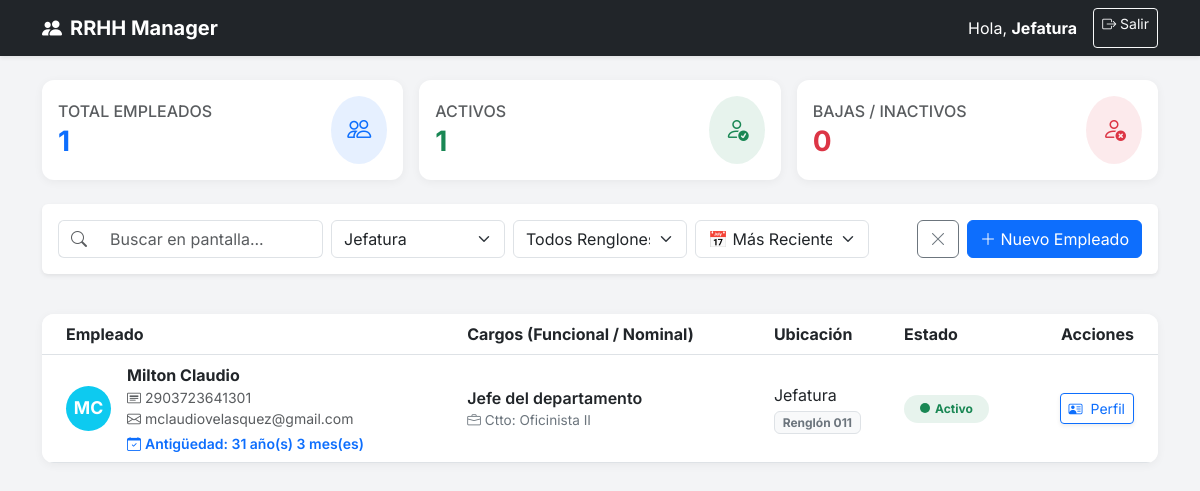
The app's page /index.php?f_area=2 (signed in) with its own data.
### tables this page shows
CREATE TABLE `empleados` (
  `id` int(11) NOT NULL,
  `dpi` varchar(15) NOT NULL,
  `nit` varchar(15) DEFAULT NULL,
  `nombres` varchar(100) NOT NULL,
  `apellidos` varchar(100) NOT NULL,
  `fecha_nacimiento` date NOT NULL,
  `genero` enum('M','F') NOT NULL,
  `tipo_sangre` varchar(5) DEFAULT NULL,
  `telefono` varchar(20) NOT NULL,
  `correo_electronico` varchar(100) DEFAULT NULL,
  `direccion` text NOT NULL,
  `departamento` varchar(100) DEFAULT NULL,
  `municipio` varchar(100) DEFAULT NULL,
  `contacto_emergencia_nombre` varchar(100) DEFAULT NULL,
  `contacto_emergencia_telefono` varchar(20) DEFAULT NULL,
  `contacto_emergencia_nombre2` varchar(100) DEFAULT NULL,
  `contacto_emergencia_telefono2` varchar(100) DEFAULT NULL,
  `fecha_inicio_labores` date NOT NULL,
  `fecha_ultimo_ascenso` date DEFAULT NULL,
  `id_renglon` int(11) NOT NULL,
  `id_area` int(11) NOT NULL,
  `id_puesto_nominal` int(11) NOT NULL,
  `id_puesto_funcional` int(11) NOT NULL,
  `foto_perfil` varchar(255) DEFAULT NULL,
  `estado` enum('Activo','Suspendido','Vacaciones','Baja') DEFAULT 'Activo',
  `creado_por` varchar(50) DEFAULT NULL,
  `created_at` timestamp NOT NULL DEFAULT current_timestamp(),
  `updated_at` timestamp NOT NULL DEFAULT current_timestamp() ON UPDATE current_timestamp()
);

CREATE TABLE `catalogo_cargos` (
  `id` int(11) NOT NULL,
  `nombre` varchar(100) NOT NULL
);

CREATE TABLE `catalogo_puestos_nominales` (
  `id` int(11) NOT NULL,
  `codigo` varchar(20) DEFAULT NULL,
  `nombre` varchar(100) NOT NULL
);

CREATE TABLE `catalogo_areas` (
  `id` int(11) NOT NULL,
  `nombre` varchar(100) NOT NULL,
  `descripcion` text DEFAULT NULL
);

CREATE TABLE `catalogo_renglones` (
  `id` int(11) NOT NULL,
  `codigo` varchar(10) NOT NULL,
  `descripcion` varchar(100) NOT NULL
);

### index.php (the view, shortened to what this page needs)
<?php
require_once 'config/db.php';
$empleados = [];
try {
    $areas = $pdo->query("SELECT * FROM catalogo_areas ORDER BY nombre ASC")->fetchAll();
} catch (PDOException $e) {
    die("Error cargando catálogos: " . $e->getMessage());
}
$filtro_area    = $_GET['f_area'] ?? '';
$filtro_renglon = $_GET['f_renglon'] ?? '';
$filtro_orden   = $_GET['f_orden'] ?? 'reciente';
$sql = "SELECT
            e.id, e.dpi, e.nombres, e.apellidos, e.telefono, e.estado, e.foto_perfil, e.correo_electronico,
            e.fecha_inicio_labores,
            a.nombre AS area,
            pn.nombre AS puesto_nominal,
            cf.nombre AS puesto_funcional,
            r.codigo AS renglon
        FROM empleados e
        INNER JOIN catalogo_areas a ON e.id_area = a.id
        INNER JOIN catalogo_puestos_nominales pn ON e.id_puesto_nominal = pn.id
        INNER JOIN catalogo_cargos cf ON e.id_puesto_funcional = cf.id
        INNER JOIN catalogo_renglones r ON e.id_renglon = r.id";
$params = [];
$condiciones = [];
if (!empty($filtro_area)) {
    $condiciones[] = "e.id_area = ?";
    $params[] = $filtro_area;
}
if (count($condiciones) > 0) {
    $sql .= " WHERE " . implode(" AND ", $condiciones);
}
switch ($filtro_orden) {
    default:
        $sql .= " ORDER BY e.created_at DESC";
        break;
}
try {
    $stmt = $pdo->prepare($sql);
    $stmt->execute($params);
    $empleados = $stmt->fetchAll(PDO::FETCH_ASSOC);
    $total_emp = count($empleados);
    $activos = count(array_filter($empleados, fn($e) => $e['estado'] === 'Activo'));
    $bajas = count(array_filter($empleados, fn($e) => $e['estado'] === 'Baja'));
} catch (PDOException $e) {
    echo "Error: " . $e->getMessage();
}
?>
<!DOCTYPE html>
<html lang="es">
<head>
    <link href="https://cdn.jsdelivr.net/npm/bootstrap@5.3.0/dist/css/bootstrap.min.css" rel="stylesheet">
    <link rel="stylesheet" href="https://cdn.jsdelivr.net/npm/bootstrap-icons@1.10.0/font/bootstrap-icons.css">
</head>
<body>
<nav class="navbar navbar-expand-lg navbar-dark bg-dark shadow-sm mb-4">
  <div class="container">
    <a class="navbar-brand fw-bold" href="#"><i class="bi bi-people-fill me-2"></i>RRHH Manager</a>
    <div class="d-flex">
        <span class="navbar-text text-white me-3 d-none d-md-block">
            Hola, <strong>Jefatura</strong>
        </span>
        <a href="logout.php" class="btn btn-sm btn-outline-light">
            <i class="bi bi-box-arrow-right"></i> Salir
        </a>
    </div>
  </div>
</nav>
<div class="container pb-5">
    <div class="row mb-4 g-3">
        <div class="col-md-4">
            <div class="card card-stat p-3 bg-white">
                <div class="d-flex justify-content-between align-items-center">
                    <div>
                        <h6 class="text-muted text-uppercase mb-1">Total Empleados</h6>
                        <h3 class="fw-bold mb-0 text-primary"><?= $total_emp ?></h3>
                    </div>
                    <div class="bg-primary bg-opacity-10 p-3 rounded-circle text-primary">
                        <i class="bi bi-people fs-4"></i>
                    </div>
                </div>
            </div>
        </div>
        <div class="col-md-4">
            <div class="card card-stat p-3 bg-white">
                <div class="d-flex justify-content-between align-items-center">
                    <div>
                        <h6 class="text-muted text-uppercase mb-1">Activos</h6>
                        <h3 class="fw-bold mb-0 text-success"><?= $activos ?></h3>
                    </div>
                    <div class="bg-success bg-opacity-10 p-3 rounded-circle text-success">
                        <i class="bi bi-person-check fs-4"></i>
                    </div>
                </div>
            </div>
        </div>
        <div class="col-md-4">
            <div class="card card-stat p-3 bg-white">
                <div class="d-flex justify-content-between align-items-center">
                    <div>
                        <h6 class="text-muted text-uppercase mb-1">Bajas / Inactivos</h6>
                        <h3 class="fw-bold mb-0 text-danger"><?= $bajas ?></h3>
                    </div>
                    <div class="bg-danger bg-opacity-10 p-3 rounded-circle text-danger">
                        <i class="bi bi-person-x fs-4"></i>
                    </div>
                </div>
            </div>
        </div>
    </div>
    <div class="d-flex flex-wrap justify-content-between align-items-center mb-3">
        <div class="col-12 col-md-12 mb-2 mb-md-0">
        <div class="card p-3 mb-4 shadow-sm border-0">
            <form method="GET" action="index.php" id="filterForm">
             <div class="row g-2 align-items-center">
                  <div class="col-md-3">
                      <div class="input-group">
                            <span class="input-group-text bg-white text-muted border-end-0"><i class="bi bi-search"></i></span>
                            <input type="text" id="searchInput" class="form-control border-start-0" placeholder="Buscar en pantalla...">
                     </div>
                  </div>
                <div class="col-md-2">
                    <select class="form-select" name="f_area" onchange="this.form.submit()">
                        <?php foreach($areas as $a): ?>
                            <option value="<?= $a['id'] ?>" <?= $filtro_area == $a['id'] ? 'selected' : '' ?>>
                                <?= $a['nombre'] ?>
                            </option>
                        <?php endforeach; ?>
                    </select>
                </div>
                <div class="col-md-2">
                    <select class="form-select" name="f_renglon" onchange="this.form.submit()">
                        <option value="">Todos Renglones</option>
                    </select>
                </div>
                <div class="col-md-2">
                    <select class="form-select" name="f_orden" onchange="this.form.submit()">
                        <option value="reciente" <?= $filtro_orden == 'reciente' ? 'selected' : '' ?>>📅 Más Recientes</option>
                    </select>
                </div>
                <div class="col-md-3 text-end d-flex gap-2 justify-content-end">
                    <?php if(!empty($filtro_area) || !empty($filtro_renglon) || $filtro_orden != 'reciente'): ?>
                        <a href="index.php" class="btn btn-outline-secondary" title="Limpiar Filtros"><i class="bi bi-x-lg"></i></a>
                    <?php endif; ?>
                    <a href="crear_empleado.php" class="btn btn-primary text-nowrap">
                        <i class="bi bi-plus-lg"></i> Nuevo Empleado
                    </a>
                </div>
            </div>
          </form>
         </div>
        </div>
    </div>
    <div class="card card-stat overflow-hidden">
        <div class="table-responsive">
            <table class="table mb-0 align-middle" id="employeeTable">
                <thead class="bg-light">
                    <tr>
                        <th class="ps-4">Empleado</th>
                        <th>Cargos (Funcional / Nominal)</th>
                        <th>Ubicación</th>
                        <th>Estado</th>
                        <th class="text-end pe-4">Acciones</th>
                    </tr>
                </thead>
                <tbody>
                    <?php if (count($empleados) > 0): ?>
                        <?php foreach ($empleados as $emp): ?>
                        <tr ondblclick="window.location.href='perfil_empleado.php?id=<?= $emp['id'] ?>'" title="Doble clic para ver perfil">
                            <td class="ps-4">
                                <div class="d-flex align-items-center">
                                    <?php
                                        $initials = strtoupper(substr($emp['nombres'], 0, 1) . substr($emp['apellidos'], 0, 1));
                                        $colors = ['bg-primary', 'bg-success', 'bg-warning', 'bg-info', 'bg-danger', 'bg-secondary'];
                                        $randomColor = $colors[array_rand($colors)];
                                        if (!empty($emp['foto_perfil']) && file_exists("imagenes/perfiles/" . $emp['foto_perfil'])) {
                                            echo "<img src='imagenes/perfiles/{$emp['foto_perfil']}' class='avatar-circle me-3'>";
                                        } else {
                                            echo "<div class='avatar-circle {$randomColor} me-3'>{$initials}</div>";
                                        }
                                    ?>
                                    <div>
                                        <div class="fw-bold text-dark"><?= $emp['nombres'] ?> <?= $emp['apellidos'] ?></div>
                                        <div class="small text-muted"><i class="bi bi-card-heading me-1"></i><?= $emp['dpi'] ?></div>
                                        <?php if($emp['correo_electronico']): ?>
                                            <div class="small text-muted"><i class="bi bi-envelope me-1"></i><?= $emp['correo_electronico'] ?></div>
                                        <?php endif; ?>
                                        <?php
                                            $fecha_inicio = new DateTime($emp['fecha_inicio_labores']);
                                            $hoy = new DateTime();
                                            $antiguedad = $fecha_inicio->diff($hoy);
                                            $tiempo_texto = "";
                                            if ($antiguedad->y > 0) {
                                                $tiempo_texto .= $antiguedad->y . " año(s) ";
                                            }
                                            if ($antiguedad->m > 0) {
                                                $tiempo_texto .= $antiguedad->m . " mes(es)";
                                            }
                                        ?>
                                        <div class="small text-primary mt-1 fw-semibold">
                                            <i class="bi bi-calendar-check me-1"></i>Antigüedad: <?= $tiempo_texto ?>
                                        </div>
                                    </div>
                                </div>
                            </td>
                            <td>
                                <div class="fw-semibold text-dark"><?= $emp['puesto_funcional'] ?></div>
                                <div class="text-nominal">
                                    <i class="bi bi-briefcase me-1"></i>Ctto: <?= $emp['puesto_nominal'] ?>
                                </div>
                            </td>
                            <td>
                                <div class="text-dark"><?= $emp['area'] ?></div>
                                <span class="badge bg-light text-secondary border mt-1">Renglón <?= $emp['renglon'] ?></span>
                            </td>
                            <td>
                                <?php
                                    $statusClass = match($emp['estado']) {
                                        'Activo' => 'text-success bg-success',
                                        'Suspendido' => 'text-warning bg-warning',
                                        'Baja' => 'text-danger bg-danger',
                                        default => 'text-secondary bg-secondary'
                                    };
                                ?>
                                <span class="badge bg-opacity-10 <?= $statusClass ?> px-3 py-2 rounded-pill">
                                    <span class="status-dot <?= $statusClass ?>"></span><?= $emp['estado'] ?>
                                </span>
                            </td>
                            <td class="text-end pe-4">
                                <a href="perfil_empleado.php?id=<?= $emp['id'] ?>" class="btn btn-sm btn-outline-primary shadow-sm" title="Ver Perfil Completo">
                                    <i class="bi bi-person-vcard me-1"></i> Perfil
                                </a>
                            </td>
                        </tr>
                        <?php endforeach; ?>
                    <?php endif; ?>
                </tbody>
            </table>
        </div>
    </div>
</div>
</body>
</html>

### index.php (style rules this page uses)
body { font-family: 'Inter', sans-serif; background-color: #f3f4f6; }
.avatar-circle { width: 45px; height: 45px; border-radius: 50%; object-fit: cover; display: flex; align-items: center; justify-content: center; font-weight: bold; color: white; font-size: 1.1rem; }
.card-stat { border: none; border-radius: 12px; box-shadow: 0 2px 10px rgba(0,0,0,0.05); }
.status-dot { height: 10px; width: 10px; border-radius: 50%; display: inline-block; margin-right: 5px; }
.text-nominal { font-size: 0.85rem; color: #6c757d; }

### records on screen
empleados: estado "1", estado "0", initials "MC", nombres "Milton", apellidos "Claudio", dpi "2903723641301", correo_electronico "mclaudiovelasquez@gmail.com", fecha_inicio_labores "31 año(s) 3 mes(es)", id_puesto_funcional.nombre "Jefe del departamento", id_puesto_nominal.nombre "Oficinista II", id_area.nombre "Jefatura", id_renglon.codigo "011", estado "Activo"

### other values on screen
$total_emp "1"
form field f_area "Jefatura"
